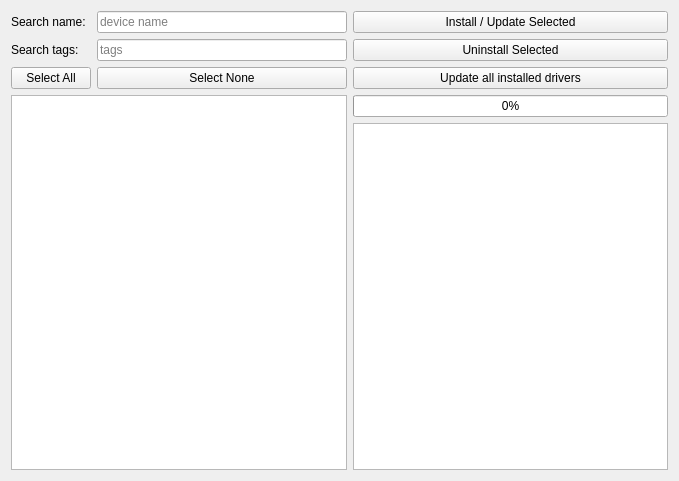
<?xml version="1.0" encoding="UTF-8"?>
<ui version="4.0">
 <class>Form</class>
 <widget class="QWidget" name="Form">
  <property name="geometry">
   <rect>
    <x>0</x>
    <y>0</y>
    <width>679</width>
    <height>481</height>
   </rect>
  </property>
  <property name="windowTitle">
   <string>Form</string>
  </property>
  <layout class="QGridLayout" name="gridLayout">
   <item row="2" column="2">
    <widget class="QPushButton" name="pushButton_update_drivers">
     <property name="enabled">
      <bool>true</bool>
     </property>
     <property name="text">
      <string>Update all installed drivers</string>
     </property>
    </widget>
   </item>
   <item row="4" column="2">
    <widget class="QTextEdit" name="textEdit_device_info">
     <property name="enabled">
      <bool>true</bool>
     </property>
     <property name="textInteractionFlags">
      <set>Qt::TextSelectableByKeyboard|Qt::TextSelectableByMouse</set>
     </property>
    </widget>
   </item>
   <item row="3" column="2">
    <widget class="QProgressBar" name="progressBar">
     <property name="enabled">
      <bool>true</bool>
     </property>
     <property name="value">
      <number>0</number>
     </property>
     <property name="invertedAppearance">
      <bool>false</bool>
     </property>
    </widget>
   </item>
   <item row="0" column="2">
    <widget class="QPushButton" name="pushButton_install_update_selected">
     <property name="enabled">
      <bool>true</bool>
     </property>
     <property name="text">
      <string>Install / Update Selected</string>
     </property>
    </widget>
   </item>
   <item row="1" column="2">
    <widget class="QPushButton" name="pushButton_uninstall">
     <property name="enabled">
      <bool>true</bool>
     </property>
     <property name="text">
      <string>Uninstall Selected</string>
     </property>
    </widget>
   </item>
   <item row="0" column="0">
    <widget class="QLabel" name="label">
     <property name="text">
      <string>Search name:</string>
     </property>
    </widget>
   </item>
   <item row="0" column="1">
    <widget class="QLineEdit" name="lineEdit_search_name">
     <property name="maximumSize">
      <size>
       <width>250</width>
       <height>16777215</height>
      </size>
     </property>
     <property name="placeholderText">
      <string>device name</string>
     </property>
    </widget>
   </item>
   <item row="1" column="0">
    <widget class="QLabel" name="label_2">
     <property name="text">
      <string>Search tags:</string>
     </property>
    </widget>
   </item>
   <item row="1" column="1">
    <widget class="QLineEdit" name="lineEdit_search_tags">
     <property name="maximumSize">
      <size>
       <width>250</width>
       <height>16777215</height>
      </size>
     </property>
     <property name="placeholderText">
      <string>tags</string>
     </property>
    </widget>
   </item>
   <item row="2" column="0">
    <widget class="QPushButton" name="pushButton_sel_all">
     <property name="text">
      <string>Select All</string>
     </property>
    </widget>
   </item>
   <item row="2" column="1">
    <widget class="QPushButton" name="pushButton_sel_none">
     <property name="text">
      <string>Select None</string>
     </property>
    </widget>
   </item>
   <item row="3" column="0" rowspan="2" colspan="2">
    <widget class="QTableWidget" name="device_table"/>
   </item>
  </layout>
 </widget>
 <resources/>
 <connections/>
</ui>
